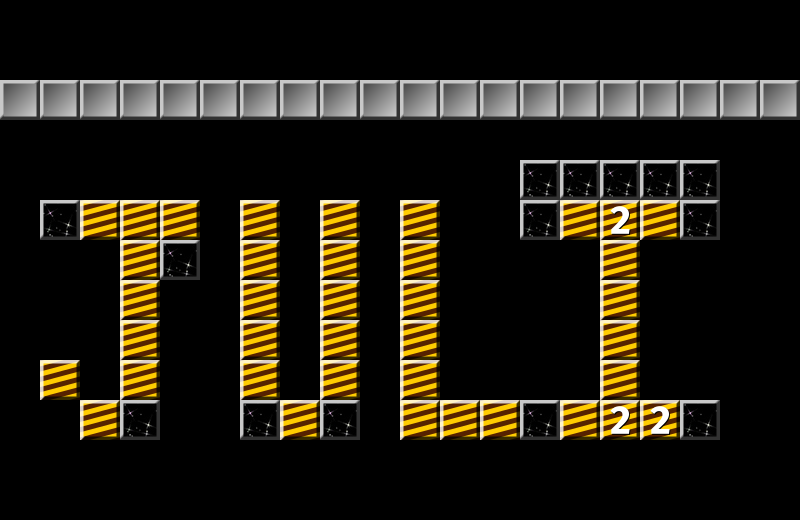

Below is a game level as drawn by its tile map, then a one-line description and the .tmx file that defines it, in full:
An orthogonal 20x13 tile map with 40x40 px tiles, 2 tile layers (bricks, header), 3 tilesets and 5 objects (3x teleport, target, player).

<map version="1.0" orientation="orthogonal" renderorder="right-down" width="20" height="13" tilewidth="40" tileheight="40" nextobjectid="53">
 <tileset firstgid="1" name="tiles" tilewidth="40" tileheight="40" tilecount="9" columns="9">
  <image source="../../bricks/tiles.png" width="360" height="40" />
 </tileset>
 <tileset firstgid="10" name="Single sprites" tilewidth="40" tileheight="40" tilecount="1" columns="0">
  <tile id="1">
   <image width="40" height="40" source="../../bricks/002_player-40.png" />
  </tile>
 </tileset>
 <tileset firstgid="12" name="tiles" tilewidth="40" tileheight="40" tilecount="9" columns="9">
  <image source="../../bricks/tiles.png" width="360" height="40" />
 </tileset>
 <layer name="bricks" width="20" height="13">
  <data encoding="csv">
0,0,0,0,0,0,0,0,0,0,0,0,0,0,0,0,0,0,0,0,
0,0,0,0,0,0,0,0,0,0,0,0,0,0,0,0,0,0,0,0,
0,0,0,0,0,0,0,0,0,0,0,0,0,0,0,0,0,0,0,0,
0,0,0,0,0,0,0,0,0,0,0,0,0,0,0,0,0,0,0,0,
0,0,0,0,0,0,0,0,0,0,0,0,0,9,9,9,9,9,0,0,
0,9,3,3,3,0,3,0,3,0,3,0,0,9,3,4,3,9,0,0,
0,0,0,3,9,0,3,0,3,0,3,0,0,0,0,3,0,0,0,0,
0,0,0,3,0,0,3,0,3,0,3,0,0,0,0,3,0,0,0,0,
0,0,0,3,0,0,3,0,3,0,3,0,0,0,0,3,0,0,0,0,
0,3,0,3,0,0,3,0,3,0,3,0,0,0,0,3,0,0,0,0,
0,0,3,9,0,0,9,3,9,0,3,3,3,9,3,4,4,9,0,0,
0,0,0,0,0,0,0,0,0,0,0,0,0,0,0,0,0,0,0,0,
0,0,0,0,0,0,0,0,0,0,0,0,0,0,0,0,0,0,0,0
</data>
 </layer>
 <layer name="header" width="20" height="13">
  <data encoding="csv">
0,0,0,0,0,0,0,0,0,0,0,0,0,0,0,0,0,0,0,0,
0,0,0,0,0,0,0,0,0,0,0,0,0,0,0,0,0,0,0,0,
1,1,1,1,1,1,1,1,1,1,1,1,1,1,1,1,1,1,1,1,
0,0,0,0,0,0,0,0,0,0,0,0,0,0,0,0,0,0,0,0,
0,0,0,0,0,0,0,0,0,0,0,0,0,0,0,0,0,0,0,0,
0,0,0,0,0,0,0,0,0,0,0,0,0,0,0,0,0,0,0,0,
0,0,0,0,0,0,0,0,0,0,0,0,0,0,0,0,0,0,0,0,
0,0,0,0,0,0,0,0,0,0,0,0,0,0,0,0,0,0,0,0,
0,0,0,0,0,0,0,0,0,0,0,0,0,0,0,0,0,0,0,0,
0,0,0,0,0,0,0,0,0,0,0,0,0,0,0,0,0,0,0,0,
0,0,0,0,0,0,0,0,0,0,0,0,0,0,0,0,0,0,0,0,
0,0,0,0,0,0,0,0,0,0,0,0,0,0,0,0,0,0,0,0,
0,0,0,0,0,0,0,0,0,0,0,0,0,0,0,0,0,0,0,0
</data>
 </layer>
 <objectgroup name="sprites">
  <object id="31" name="target" gid="5" x="680" y="240" width="40" height="40" />
  <object id="30" name="player" gid="11" x="40" y="240" width="40" height="40" />
  <object id="49" name="teleport" gid="8" x="40" y="440" width="40" height="40">
   <properties>
    <property name="teleportNr" type="int" value="1" />
    <property name="teleportTo" type="int" value="2" />
   </properties>
  </object>
  <object id="51" name="teleport" gid="8" x="280" y="240" width="40" height="40">
   <properties>
    <property name="teleportNr" type="int" value="2" />
    <property name="teleportTo" type="int" value="3" />
   </properties>
  </object>
  <object id="52" name="teleport" gid="8" x="400" y="200" width="40" height="40">
   <properties>
    <property name="teleportNr" type="int" value="3" />
    <property name="teleportTo" type="int" value="1" />
   </properties>
  </object>
 </objectgroup>
</map>
